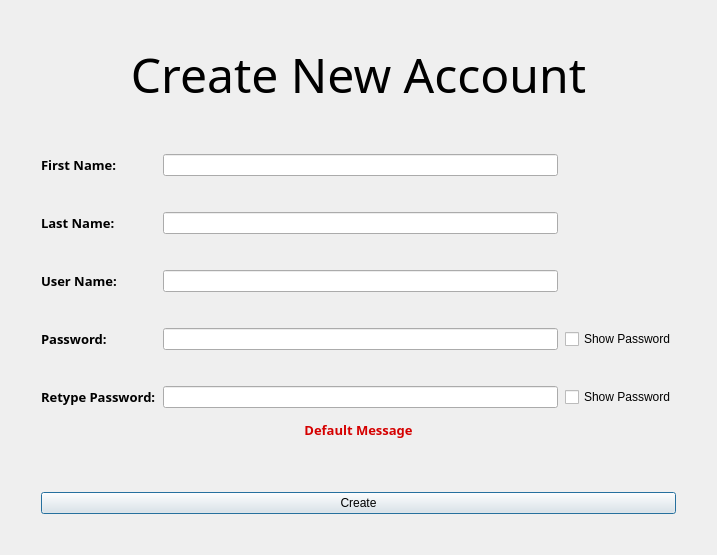
<?xml version="1.0" encoding="UTF-8"?>
<ui version="4.0">
 <class>CreateAccountPage</class>
 <widget class="QDialog" name="CreateAccountPage">
  <property name="geometry">
   <rect>
    <x>0</x>
    <y>0</y>
    <width>717</width>
    <height>555</height>
   </rect>
  </property>
  <property name="windowTitle">
   <string>Dialog</string>
  </property>
  <layout class="QVBoxLayout" name="verticalLayout_2">
   <item>
    <layout class="QVBoxLayout" name="verticalLayout">
     <property name="leftMargin">
      <number>30</number>
     </property>
     <property name="topMargin">
      <number>30</number>
     </property>
     <property name="rightMargin">
      <number>30</number>
     </property>
     <property name="bottomMargin">
      <number>30</number>
     </property>
     <item>
      <widget class="QLabel" name="createAccountPage">
       <property name="font">
        <font>
         <family>Blackadder ITC</family>
         <pointsize>36</pointsize>
         <weight>50</weight>
         <bold>false</bold>
        </font>
       </property>
       <property name="text">
        <string>Create New Account</string>
       </property>
       <property name="alignment">
        <set>Qt::AlignCenter</set>
       </property>
       <property name="textInteractionFlags">
        <set>Qt::NoTextInteraction</set>
       </property>
      </widget>
     </item>
     <item>
      <spacer name="verticalSpacer_2">
       <property name="orientation">
        <enum>Qt::Vertical</enum>
       </property>
       <property name="sizeType">
        <enum>QSizePolicy::Fixed</enum>
       </property>
       <property name="sizeHint" stdset="0">
        <size>
         <width>20</width>
         <height>40</height>
        </size>
       </property>
      </spacer>
     </item>
     <item>
      <layout class="QGridLayout" name="gridLayout">
       <property name="horizontalSpacing">
        <number>7</number>
       </property>
       <property name="verticalSpacing">
        <number>36</number>
       </property>
       <item row="0" column="0">
        <widget class="QLabel" name="firstNameLabel">
         <property name="font">
          <font>
           <family>Arial Black</family>
           <pointsize>10</pointsize>
           <weight>75</weight>
           <bold>true</bold>
          </font>
         </property>
         <property name="text">
          <string>First Name:</string>
         </property>
         <property name="textInteractionFlags">
          <set>Qt::NoTextInteraction</set>
         </property>
         <property name="buddy">
          <cstring>firstNameInput</cstring>
         </property>
        </widget>
       </item>
       <item row="1" column="1">
        <widget class="QLineEdit" name="lastNameInput"/>
       </item>
       <item row="0" column="1">
        <widget class="QLineEdit" name="firstNameInput"/>
       </item>
       <item row="4" column="0">
        <widget class="QLabel" name="retypePasswordLabel">
         <property name="font">
          <font>
           <family>Arial Black</family>
           <pointsize>10</pointsize>
           <weight>75</weight>
           <bold>true</bold>
          </font>
         </property>
         <property name="text">
          <string>Retype Password:</string>
         </property>
         <property name="textInteractionFlags">
          <set>Qt::NoTextInteraction</set>
         </property>
         <property name="buddy">
          <cstring>retypePasswordInput</cstring>
         </property>
        </widget>
       </item>
       <item row="4" column="1">
        <widget class="QLineEdit" name="retypePasswordInput"/>
       </item>
       <item row="2" column="1">
        <widget class="QLineEdit" name="userNameInput"/>
       </item>
       <item row="3" column="0">
        <widget class="QLabel" name="passwordLabel">
         <property name="font">
          <font>
           <family>Arial Black</family>
           <pointsize>10</pointsize>
           <weight>75</weight>
           <bold>true</bold>
          </font>
         </property>
         <property name="text">
          <string>Password:</string>
         </property>
         <property name="textInteractionFlags">
          <set>Qt::NoTextInteraction</set>
         </property>
         <property name="buddy">
          <cstring>passwordInput</cstring>
         </property>
        </widget>
       </item>
       <item row="1" column="0">
        <widget class="QLabel" name="lastNameLabel">
         <property name="font">
          <font>
           <family>Arial Black</family>
           <pointsize>10</pointsize>
           <weight>75</weight>
           <bold>true</bold>
          </font>
         </property>
         <property name="text">
          <string>Last Name:</string>
         </property>
         <property name="textInteractionFlags">
          <set>Qt::NoTextInteraction</set>
         </property>
         <property name="buddy">
          <cstring>lastNameInput</cstring>
         </property>
        </widget>
       </item>
       <item row="2" column="0">
        <widget class="QLabel" name="userNameLabel">
         <property name="font">
          <font>
           <family>Arial Black</family>
           <pointsize>10</pointsize>
           <weight>75</weight>
           <bold>true</bold>
          </font>
         </property>
         <property name="text">
          <string>User Name:</string>
         </property>
         <property name="textInteractionFlags">
          <set>Qt::NoTextInteraction</set>
         </property>
         <property name="buddy">
          <cstring>userNameInput</cstring>
         </property>
        </widget>
       </item>
       <item row="3" column="1">
        <widget class="QLineEdit" name="passwordInput"/>
       </item>
       <item row="4" column="2">
        <widget class="QCheckBox" name="visiblePassword2">
         <property name="text">
          <string>Show Password</string>
         </property>
        </widget>
       </item>
       <item row="3" column="2">
        <widget class="QCheckBox" name="visiblePassword1">
         <property name="text">
          <string>Show Password</string>
         </property>
        </widget>
       </item>
      </layout>
     </item>
     <item>
      <widget class="QLabel" name="createAccountMessage">
       <property name="palette">
        <palette>
         <active>
          <colorrole role="WindowText">
           <brush brushstyle="SolidPattern">
            <color alpha="255">
             <red>213</red>
             <green>0</green>
             <blue>0</blue>
            </color>
           </brush>
          </colorrole>
         </active>
         <inactive>
          <colorrole role="WindowText">
           <brush brushstyle="SolidPattern">
            <color alpha="255">
             <red>213</red>
             <green>0</green>
             <blue>0</blue>
            </color>
           </brush>
          </colorrole>
         </inactive>
         <disabled>
          <colorrole role="WindowText">
           <brush brushstyle="SolidPattern">
            <color alpha="255">
             <red>120</red>
             <green>120</green>
             <blue>120</blue>
            </color>
           </brush>
          </colorrole>
         </disabled>
        </palette>
       </property>
       <property name="font">
        <font>
         <family>Arial Black</family>
         <pointsize>10</pointsize>
         <weight>75</weight>
         <bold>true</bold>
        </font>
       </property>
       <property name="text">
        <string>Default Message</string>
       </property>
       <property name="alignment">
        <set>Qt::AlignCenter</set>
       </property>
      </widget>
     </item>
     <item>
      <spacer name="verticalSpacer">
       <property name="orientation">
        <enum>Qt::Vertical</enum>
       </property>
       <property name="sizeType">
        <enum>QSizePolicy::Fixed</enum>
       </property>
       <property name="sizeHint" stdset="0">
        <size>
         <width>20</width>
         <height>40</height>
        </size>
       </property>
      </spacer>
     </item>
     <item>
      <widget class="QPushButton" name="createButton">
       <property name="text">
        <string>Create</string>
       </property>
      </widget>
     </item>
    </layout>
   </item>
  </layout>
 </widget>
 <tabstops>
  <tabstop>firstNameInput</tabstop>
  <tabstop>lastNameInput</tabstop>
  <tabstop>userNameInput</tabstop>
  <tabstop>passwordInput</tabstop>
  <tabstop>visiblePassword1</tabstop>
  <tabstop>retypePasswordInput</tabstop>
  <tabstop>visiblePassword2</tabstop>
  <tabstop>createButton</tabstop>
 </tabstops>
 <resources/>
 <connections/>
</ui>
